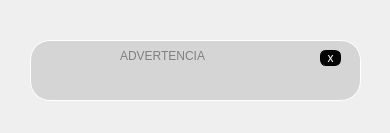
<?xml version="1.0" encoding="UTF-8"?>
<ui version="4.0">
 <class>Form</class>
 <widget class="QWidget" name="Form">
  <property name="geometry">
   <rect>
    <x>0</x>
    <y>0</y>
    <width>390</width>
    <height>133</height>
   </rect>
  </property>
  <property name="windowTitle">
   <string>Form</string>
  </property>
  <widget class="QWidget" name="widget" native="true">
   <property name="geometry">
    <rect>
     <x>30</x>
     <y>40</y>
     <width>331</width>
     <height>61</height>
    </rect>
   </property>
   <property name="styleSheet">
    <string notr="true">QWidget#widget{

background-color: rgb(213, 213, 213);

border-radius:20px;
	gridline-color: rgb(255, 255, 255);
	border-color: rgb(255, 255, 255);
border: 1px solid white;
}</string>
   </property>
   <widget class="QLabel" name="label_5">
    <property name="geometry">
     <rect>
      <x>10</x>
      <y>20</y>
      <width>31</width>
      <height>31</height>
     </rect>
    </property>
    <property name="styleSheet">
     <string notr="true">border-image: url(:/Iconos/advertencia.png);</string>
    </property>
    <property name="text">
     <string/>
    </property>
   </widget>
   <widget class="QLabel" name="label_6">
    <property name="geometry">
     <rect>
      <x>40</x>
      <y>20</y>
      <width>271</width>
      <height>31</height>
     </rect>
    </property>
    <property name="styleSheet">
     <string notr="true">font: 14pt &quot;Lucida Console&quot;;
color:red
;
font: 70 10pt &quot;Rockwell Extra Bold&quot;;</string>
    </property>
    <property name="text">
     <string/>
    </property>
   </widget>
   <widget class="QPushButton" name="cerrar_5">
    <property name="geometry">
     <rect>
      <x>290</x>
      <y>10</y>
      <width>21</width>
      <height>16</height>
     </rect>
    </property>
    <property name="cursor">
     <cursorShape>PointingHandCursor</cursorShape>
    </property>
    <property name="styleSheet">
     <string notr="true">QPushButton#cerrar_5{

background-color: rgb(6, 6, 6);
border-radius:6px;
border: 1px solid black;

font: 11pt &quot;MS Shell Dlg 2&quot;;
color: white;
}</string>
    </property>
    <property name="text">
     <string>x</string>
    </property>
   </widget>
   <widget class="QLabel" name="label_3">
    <property name="geometry">
     <rect>
      <x>90</x>
      <y>-10</y>
      <width>141</width>
      <height>51</height>
     </rect>
    </property>
    <property name="styleSheet">
     <string notr="true">font: 14pt &quot;Lucida Console&quot;;
color:gray
;
font: 70 12pt &quot;Rockwell Extra Bold&quot;;</string>
    </property>
    <property name="text">
     <string>ADVERTENCIA</string>
    </property>
   </widget>
  </widget>
 </widget>
 <resources>
  <include location="imagen.qrc"/>
 </resources>
 <connections/>
</ui>
